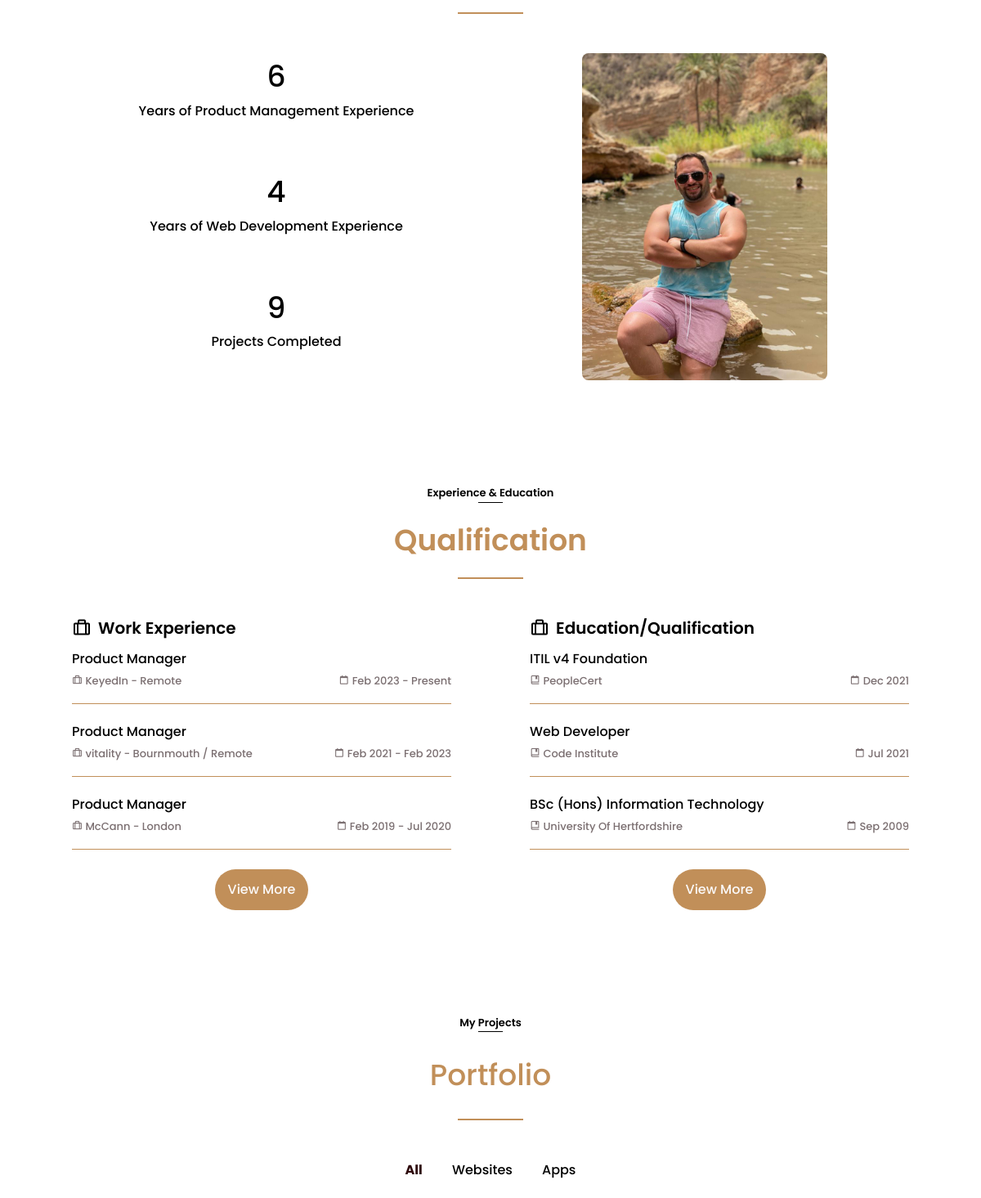
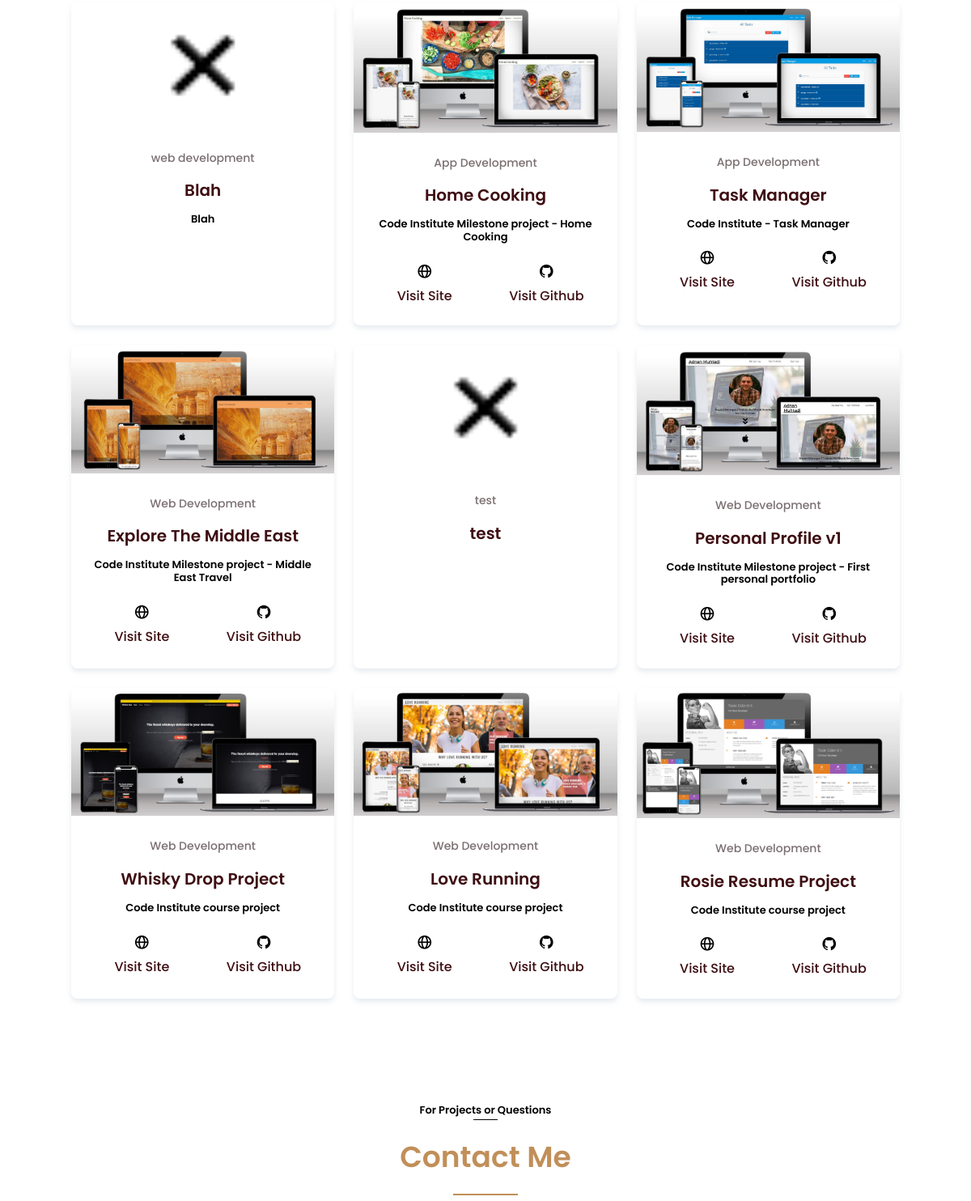
The app's page / (middle part), older data (2 pictures, top to bottom).
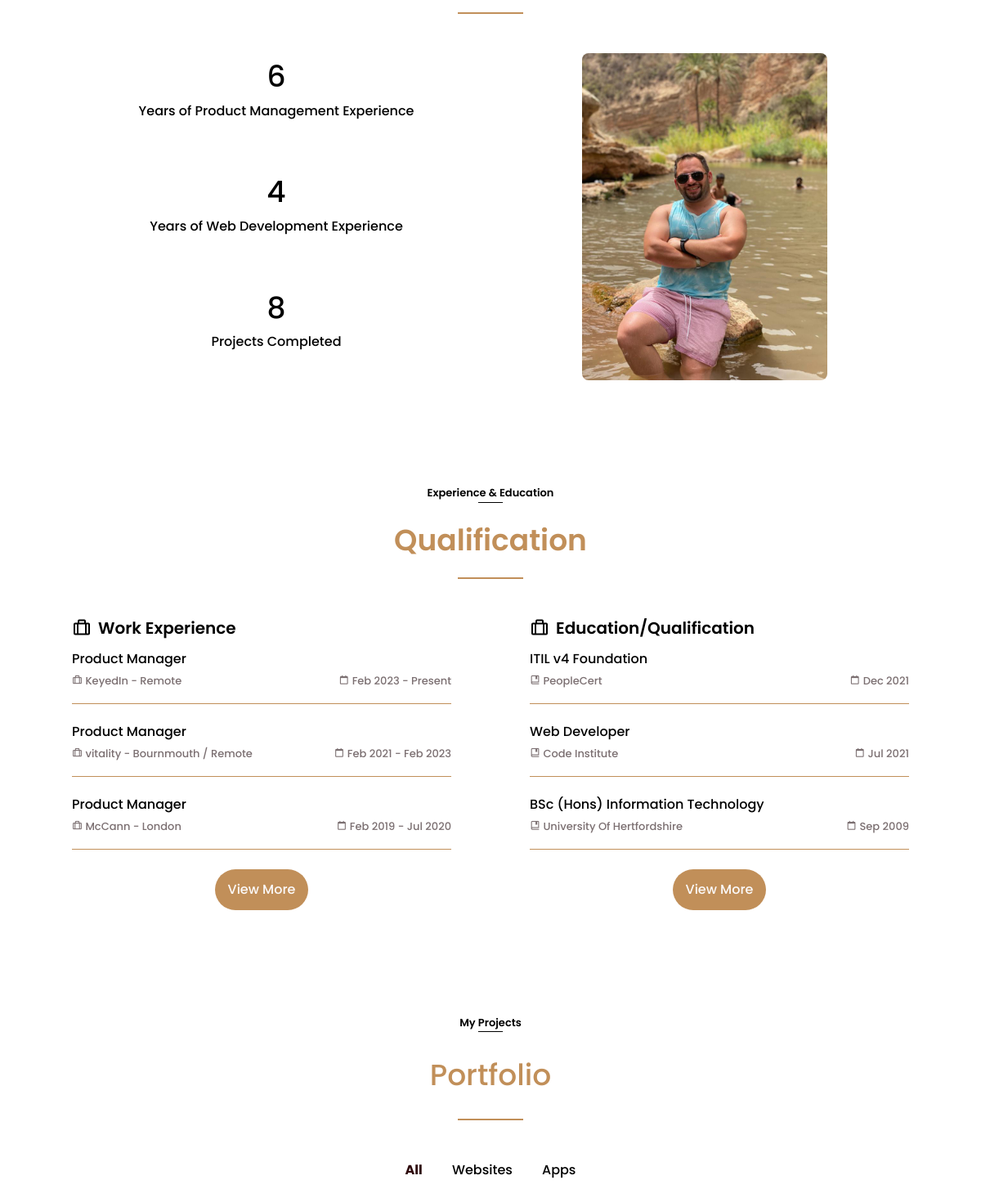
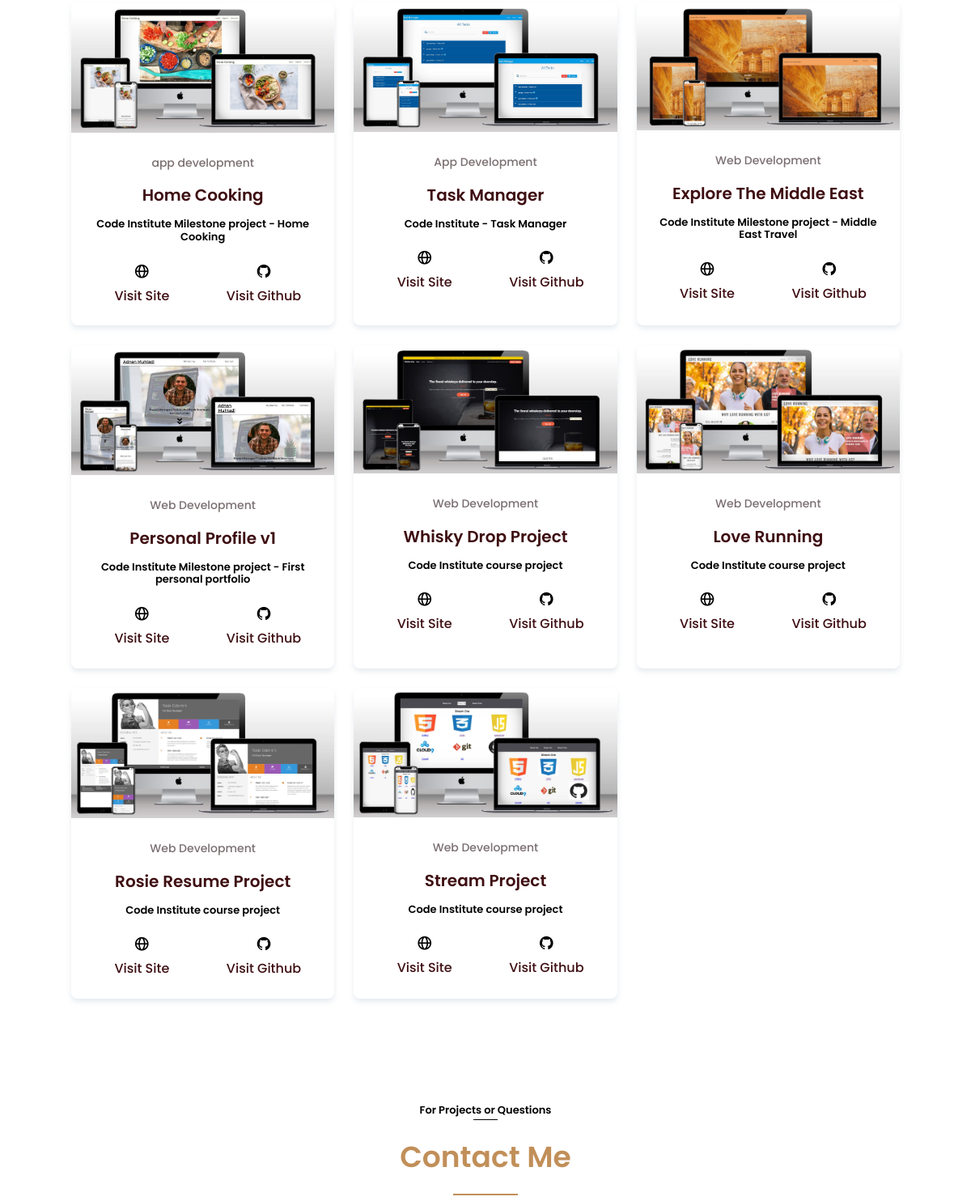
The same page, newer data (2 pictures, top to bottom).
### portfolio/models.py (models this page shows, shortened)
class AboutPicture(models.Model):
    title = models.CharField(max_length=100)
    image = models.ImageField(upload_to='images/myself')

class Experience(models.Model):
    title = models.CharField(max_length=100)
    company = models.CharField(max_length=100)
    location = models.CharField(max_length=200)
    description = models.TextField(blank=True)
    start_date = models.DateField()
    present = models.BooleanField(default=False)
    finished_date = models.DateField(blank=True, null=True)
    website_url = models.URLField(blank=True)

class MyCV(models.Model):
    title = models.CharField(max_length=100)
    myfile = models.FileField(upload_to='pdf/')
    date_added = models.DateField(default=timezone.now)

class Qualification(models.Model):
    title = models.CharField(max_length=100)
    from_where = models.CharField(max_length=200)
    description = models.TextField(blank=True)
    completed_date = models.DateField(default=timezone.now)
    website_url = models.URLField(blank=True)

class Project(models.Model):
    title = models.CharField(max_length=100)
    description = models.CharField(blank=True, max_length=200)
    meta_type = models.CharField(
        max_length=100, choices=m_type, default='web')
    type = models.CharField(
        max_length=100, choices=full_type, default='web development')
    image = models.ImageField(upload_to='images/work', null=True, blank=True)
    website_url = models.URLField(blank=True)
    github_url = models.URLField(blank=True)
    date_added = models.DateField(default=timezone.now)

### portfolio/views.py (the view)
# urls.py: 2. Add a URL to urlpatterns:  path('', views.home, name='home')
def home(request):
    projects = Project.objects.all().order_by('-date_added')[:9]
    qualifications = Qualification.objects.all().order_by(
        '-completed_date')[:3]
    experiences = Experience.objects.all().order_by('-start_date')[:3]
    mainpictures = MainPicture.objects.all()
    aboutpictures = AboutPicture.objects.all()
    mycvs = MyCV.objects.all()
    context = {
        'experiences': experiences,
        'qualifications': qualifications,
        'projects': projects,
        'mainpictures': mainpictures,
        'aboutpictures': aboutpictures,
        'mycvs': mycvs,
    }
    return render(request, 'portfolio/home.html', context)

### portfolio/templates/portfolio/home.html (shortened to what the changed rows need)
{% extends "base.html" %}
{% load static %}
{% block content %}
<section class="about section bd-container " id="about">
    <div class="about_container bd-grid">
        <div class="about_data bd-grid">
            <div data-aos="zoom-in">
            </div>
            <div data-aos="zoom-in">
            </div>
            <div data-aos="zoom-in">
                <span class="about_number">{{ projects.count }}</span>
                <span class="about_achievement">Project{{ projects.count|pluralize }} Completed</span>
            </div>
        </div>
        {% for aboutpicture in aboutpictures %}
        <img src="{{ aboutpicture.image.url }}" class="about_img" data-aos="fade-up">
        {% endfor %}
    </div>
</section>
<section class="qualification section bd-container">
    <div data-aos="zoom-in">
        <h2 class="section-title">Qualification</h2>
    </div>
    <div class="qualification_container bd-grid">
        <div class="qualification_content">
            <h2 class="qualification_title" data-aos="fade-up">
                <i class="bx bx-briefcase-alt qualification_title-icon"></i>
                Work Experience
            </h2>
            <div class="bd-grid">
                {% for experience in experiences %}
                <div class="qualification_data" data-aos="fade-up">
                    <h3 class="qualification_area">{{ experience.title }}</h3>
                    <div class="qualification_box">
                        <span class="qualification_work">
                            <i class="bx bx-briefcase-alt qualification_icon"></i>
                            {{ experience.company }} - {{ experience.location }}
                        </span>
                        <span class="qualification_work">
                            <i class="bx bx-calendar-alt qualification_icon"></i>
                            {{ experience.start_date|date:'M Y' }}
                            {% if experience.finished_date %}
                            - {{ experience.finished_date|date:'M Y' }}
                            {% else %}
                            - Present
                            {% endif %}
                        </span>
                    </div>
                </div>
                {% endfor %}
                {% for mycv in mycvs %}
                <a href="{{ mycv.myfile }}" class="button button-light button-more" target="_blank"
                    data-aos="zoom-in">View
                    More</a>
                {% endfor %}
            </div>
        </div>
        <div class="qualification_content">
            <h2 class="qualification_title" data-aos="fade-up">
                <i class="bx bx-briefcase-alt qualification_title-icon"></i>
                Education/Qualification
            </h2>
            <div class="bd-grid">
                {% for qualification in qualifications %}
                <div class="qualification_data" data-aos="fade-up">
                    <h3 class="qualification_area">{{ qualification.title }}</h3>
                    <div class="qualification_box">
                        <span class="qualification_work">
                            <i class="bx bx-book-bookmark qualification_icon"></i>
                            {{ qualification.from_where }}
                        </span>
                        <span class="qualification_work">
                            <i class="bx bx-calendar-alt qualification_icon"></i>
                            {{ qualification.completed_date|date:'M Y' }}
                        </span>
                    </div>
                </div>
                {% endfor %}
                {% for mycv in mycvs %}
                <a href="{{ mycv.myfile }}" class="button button-light button-more" target="_blank"
                    data-aos="zoom-in">View
                    More</a>
                {% endfor %}
            </div>
        </div>
    </div>
</section>
<section class="portfolio section bd-container" id="portfolio" data-aos="fade-up">
    <div class="portfolio_container bd-grid">
        {% for project in projects %}
        <div class="portfolio_content text-center mix {{ project.meta_type }}" data-aos="zoom-in">
            {% if project.image %}
            <a href="{{ project.website_url }}" target="_blank"><img src="{{ project.image.url }}" alt=""
                    class="portfolio_img"></a>
            {% else %}
            <a href="{{ project.website_url }}"><img src="{{ MEDIA_URL }}images/work/default.png" width="100"
                    height="300" alt="" class="portfolio_img_default"></a>
            {% endif %}
            <div class="portfolio_data">
                <span class="portfolio_subtitle">{{ project.type }}</span>
                <a href="{{ project.website_url }}" target="_blank">
                    <h2 class="portfolio_title">{{ project.title }}</h2>
                </a>
                <h3 class="portfolio_description">{{ project.description }}</h3>
                <div class="col-12">
                    <div class="row">
                        {% if project.website_url %}
                        <div class="col">
                            <i class="bx bx-globe contact_title"></i>
                            <br>
                            <a href="{{ project.website_url }}" target="_blank" class="button button-link">Visit
                                Site</a>
                        </div>
                        {% endif %}
                        {% if project.github_url %}
                        <div class="col">
                            <i class="bx bxl-github contact_title"></i>
                            <br>
                            <a href="{{ project.github_url }}" target="_blank" class="button button-link">Visit
                                Github</a>
                        </div>
                        {% endif %}
                    </div>
                </div>
            </div>
        </div>
        {% endfor %}
    </div>
</section>
<section class="contact section bd-container" id="contact" data-aos="fade-up">
    <div data-aos="zoom-in">
        <h2 class="section-title" data-aos="zoom-in">Contact Me</h2>
    </div>
</section>
{% endblock %}

Row changes from the older to the newer data that the page shows:
removed Project: type "web development", title "Blah", description "Blah"
removed Project: type "test", title "test"
changed Project "Home Cooking": type "App Development" → "app development"
now on this page (row unchanged): Project: image (picture), type "Web Development", title "Stream Project", description "Code Institute course project"
Text that changed along with them:
{{ projects.count }}: "9" → "8"
